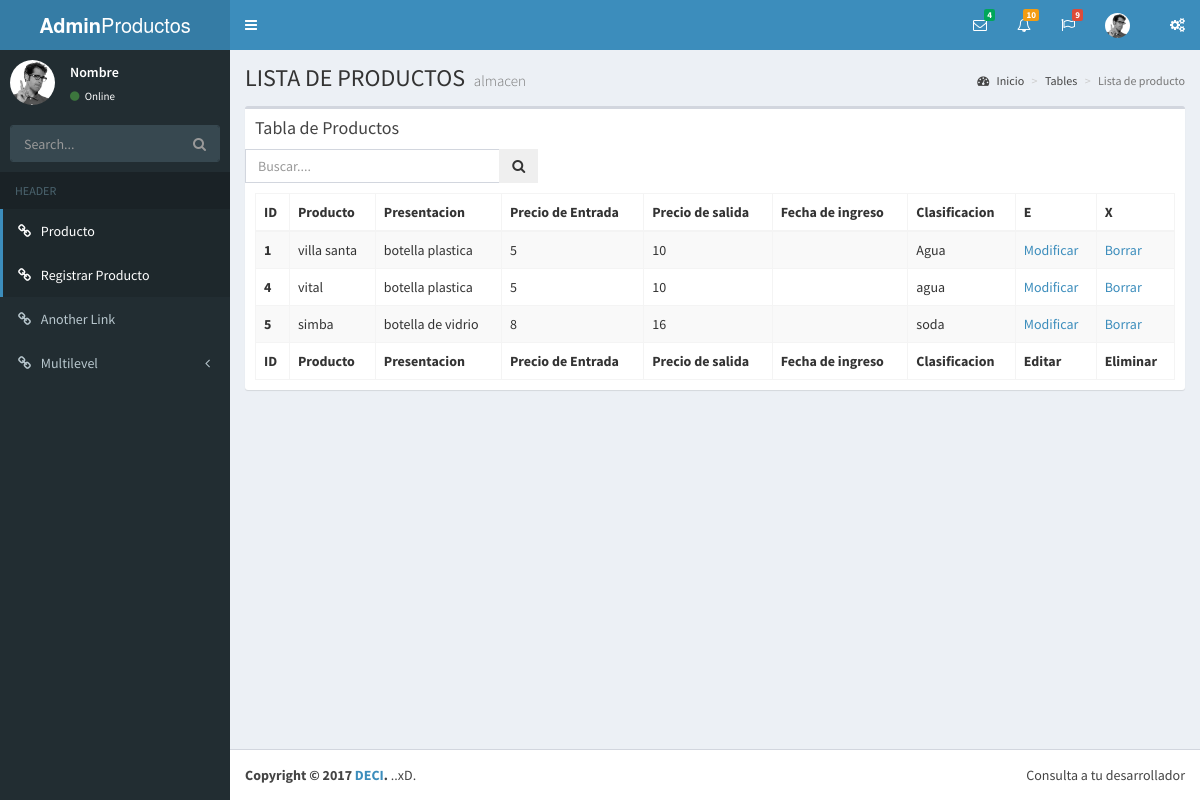
/paginas/listar.php, run on the app's committed database.
### tables this page shows
CREATE TABLE `detalle` (
  `id` int(11) NOT NULL,
  `precio_compra` float NOT NULL,
  `precio_salida` float NOT NULL,
  `id_producto` int(11) DEFAULT NULL,
  `id_clasificacion` int(11) DEFAULT NULL
);

CREATE TABLE `clasificacion` (
  `id` int(11) NOT NULL,
  `clasificacion` varchar(150) NOT NULL
);

CREATE TABLE `producto` (
  `id` int(11) NOT NULL,
  `nombre` varchar(50) NOT NULL,
  `presentacion` varchar(150) NOT NULL
);

### paginas/listar.php (the view, shortened to what this page needs)
<?php
$pdo = new PDO("mysql:host=localhost;dbname=bdproducto;", "root", "");
$tamano_pagina = 10;
if (isset($_GET['pagina'])) {
	$pagina = intval($_GET['pagina']);
} else {
	$pagina = 1;
}
if (isset($_GET['q'])) {
	$q = $_GET['q'];
} else {
	$q = '';
}
$sql = "SELECT producto.*, detalle.*, clasificacion.*
 		    FROM producto
  		  LEFT JOIN detalle on detalle.id_producto = producto.id
  		  LEFT JOIN clasificacion on clasificacion.id = detalle.id_clasificacion"
      ." WHERE `nombre` LIKE ? OR `presentacion` LIKE ? "
	    . "LIMIT ".(($pagina-1)*$tamano_pagina).", ".$tamano_pagina;
$statement = $pdo->prepare($sql);
$resultado = $statement->execute(["%$q%", "%$q%"]);
if ($resultado==true) {
	$filas = $statement->fetchAll(PDO::FETCH_ASSOC);
} else {
	$filas = [];
}
?>
<!DOCTYPE html>
<html>
<head>
  <link rel="stylesheet" href="../bootstrap/css/bootstrap.min.css">
  <link rel="stylesheet" href="https://cdnjs.cloudflare.com/ajax/libs/font-awesome/4.5.0/css/font-awesome.min.css">
  <link rel="stylesheet" href="https://cdnjs.cloudflare.com/ajax/libs/ionicons/2.0.1/css/ionicons.min.css">
  <link rel="stylesheet" href="../dist/css/AdminLTE.min.css">
  <link rel="stylesheet" href="../dist/css/skins/skin-blue.min.css">
</head>
<body class="hold-transition skin-blue sidebar-mini">
<div class="wrapper">
  <header class="main-header">
    <a href="../index.php" class="logo">
      <span class="logo-lg"><b>Admin</b>Productos</span>
    </a>
    <nav class="navbar navbar-static-top" role="navigation">
      <a href="#" class="sidebar-toggle" data-toggle="push-menu" role="button">
      </a>
     <div class="navbar-custom-menu">
        <ul class="nav navbar-nav">
          <li class="dropdown messages-menu">
            <a href="#" class="dropdown-toggle" data-toggle="dropdown">
              <i class="fa fa-envelope-o"></i>
              <span class="label label-success">4</span>
            </a>
          </li>
          <li class="dropdown notifications-menu">
            <a href="#" class="dropdown-toggle" data-toggle="dropdown">
              <i class="fa fa-bell-o"></i>
              <span class="label label-warning">10</span>
            </a>
          </li>
          <li class="dropdown tasks-menu">
            <a href="#" class="dropdown-toggle" data-toggle="dropdown">
              <i class="fa fa-flag-o"></i>
              <span class="label label-danger">9</span>
            </a>
          </li>
          <li class="dropdown user user-menu">
            <a href="#" class="dropdown-toggle" data-toggle="dropdown">
              <img src="../dist/img/user2-160x160.jpg" class="user-image" alt="User Image">
            </a>
          </li>
          <li>
            <a href="#" data-toggle="control-sidebar"><i class="fa fa-gears"></i></a>
          </li>
        </ul>
      </div>
    </nav>
  </header>
  <aside class="main-sidebar">
    <section class="sidebar">
      <div class="user-panel">
        <div class="pull-left image">
          <img src="../dist/img/user2-160x160.jpg" class="img-circle" alt="User Image">
        </div>
        <div class="pull-left info">
          <p>Nombre</p>
          <a href="#"><i class="fa fa-circle text-success"></i> Online</a>
        </div>
      </div>
      <form action="#" method="get" class="sidebar-form">
        <div class="input-group">
          <input type="text" name="q" class="form-control" placeholder="Search...">
          <span class="input-group-btn">
              <button type="submit" name="search" id="search-btn" class="btn btn-flat"><i class="fa fa-search"></i>
              </button>
            </span>
        </div>
      </form>
      <ul class="sidebar-menu" data-widget="tree">
        <li class="header">HEADER</li>
        <li class="active"><a href="../paginas/listar.php"><i class="fa fa-link"></i> <span>Producto</span></a></li>
        <li class="active"><a href="../paginas/registrar.php"><i class="fa fa-link"></i> <span>Registrar Producto</span></a></li>
        <li><a href="#"><i class="fa fa-link"></i> <span>Another Link</span></a></li>
        <li class="treeview">
          <a href="#"><i class="fa fa-link"></i> <span>Multilevel</span>
            <span class="pull-right-container">
                <i class="fa fa-angle-left pull-right"></i>
              </span>
          </a>
        </li>
      </ul>
    </section>
  </aside>
  <div class="content-wrapper">
   <section class="content-header">
      <h1>
        LISTA DE PRODUCTOS
        <small>almacen</small>
      </h1>
      <ol class="breadcrumb">
        <li><a href="../index.php"><i class="fa fa-dashboard"></i> Inicio</a></li>
        <li><a href="#">Tables</a></li>
        <li class="active">Lista de producto</li>
      </ol>
    </section>
    <section class="content">
      <div class="row">
        <div class="col-xs-12">
          <div class="box">
            <div class="box-header">
              <h3 class="box-title">Tabla de Productos</h3>
            </div>
          	 <div class="row">
	          	 <div class="col-sm-4">
		          <form id="demo-form2" action="listar.php" method="get" data-parsley-validate class="form-horizontal form-label-left">
		          	 <div class="input-group">
				              <input placeholder="Buscar...." type="text" name="q" id="first-name" class="form-control" value="<?php echo @$_GET['q'] ?>" >
				              <span class="input-group-btn">
				                <button type="submit" name="search" id="search-btn" class="btn btn-flat"><i class="fa fa-search"></i>
				                </button>
				              </span>
				        </div>
				     </form>
	          	 </div>
          	 </div>
            <div class="box-body">
              <table id="example2" class="table table-bordered table-striped">
                <thead>
                <tr>
                <th>ID</th>
                  <th>Producto</th>
                  <th>Presentacion</th>
                  <th>Precio de Entrada</th>
                  <th>Precio de salida</th>
                  <th>Fecha de ingreso</th>
                  <th>Clasificacion</th>
                  <th>E</th>
                  <th>X</th>
                </tr>
                </thead>
                <tbody>
        						<?php
        						foreach ($filas as $fila){
        							echo "<tr>"
                      . "<th scope=\"row\">".$fila['id']."</th>"
        							. "<td>".$fila['nombre']."</td>"
        							. "<td>".$fila['presentacion']."</td>"
        							. "<td>".$fila['precio_compra']."</td>"
        							. "<td>".$fila['precio_salida']."</td>"
                      . "<td>".$fila['fecha_ingreso']."</td>"
        							. "<td>".$fila['clasificacion']."</td>"
        							. "<td><a class=\"ajax-link\" href='modificar.php?id=".$fila['id']."'>Modificar</a></td>"
        							. "<td><a class=\"ajax-link\" href='borrar.php?id=".$fila['id']."'>Borrar</a></td>"
        							. "</tr>";
        						}
        						?>
                      </tbody>
                <tfoot>
                <tr>
                	<th>ID</th>
                  <th>Producto</th>
                  <th>Presentacion</th>
                  <th>Precio de Entrada</th>
                  <th>Precio de salida</th>
                  <th>Fecha de ingreso</th>
                  <th>Clasificacion</th>
                   <th>Editar</th>
                  <th>Eliminar</th>
                </tr>
                </tfoot>
              </table>
            </div>
          </div>
        </div>
      </div>
    </section>
    <section class="content container-fluid">
    </section>
  </div>
  <footer class="main-footer">
    <div class="pull-right hidden-xs">
      Consulta a tu desarrollador
    </div>
    <strong>Copyright &copy; 2017 <a href="#">DECI</a>.</strong> ..xD.
  </footer>
</div>
</body>
</html>

### data on the page
detalle: id_clasificacion "1", id_producto.nombre "villa santa", id_producto.presentacion "botella plastica", precio_compra "5", precio_salida "10", id_clasificacion.clasificacion "Agua"
detalle: id_clasificacion "4", id_producto.nombre "vital", id_producto.presentacion "botella plastica", precio_compra "5", precio_salida "10", id_clasificacion.clasificacion "agua"
detalle: id_clasificacion "5", id_producto.nombre "simba", id_producto.presentacion "botella de vidrio", precio_compra "8", precio_salida "16", id_clasificacion.clasificacion "soda"
